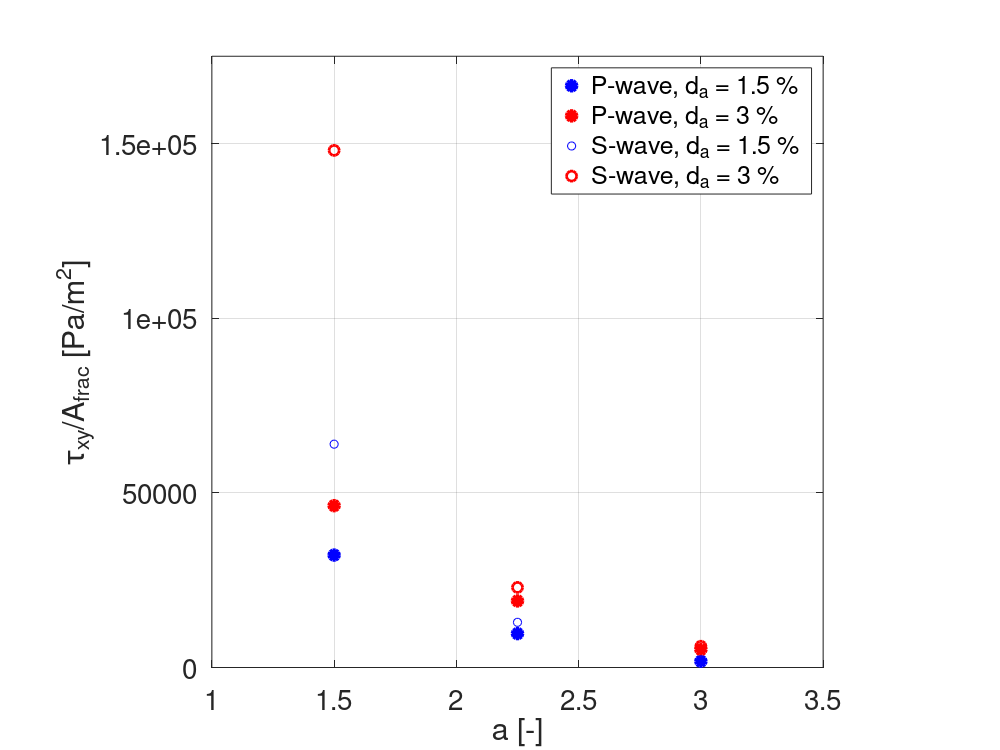

Source code (MATLAB):
clear all;

%% Fig 12 of Fracture unclogging: A numerical study of seismically induced viscous shear stresses in fluid-saturated fractured rocks
% based on the results of Fig. 11

%% normal plot
da=[1.5 3];
a=[1.5 2.25 3];

A_rev=0.4^2;
A_frac_d15=A_rev*da(1)/100;
A_frac_d3=A_rev*da(2)/100;

tau_d15=[77.25 23.29 4.29]./A_frac_d15;
tau_d3=[222.392 91.51 24.81]./A_frac_d3;

tau_d15_s=[153.46 31.05 5.35]./A_frac_d15;
tau_d3_s=[710.64 110.065 29.21]./A_frac_d3;


figure(1)
set(1,'Units','inches','Position',[10 10 10 7.5],'PaperPositionMode','auto');
plot(a, tau_d15, 'ob','MarkerSize',7.5,'LineWidth',2.5,'MarkerFaceColor','b');hold on
plot(a, tau_d3, 'or','MarkerSize',7.5,'LineWidth',2.5,'MarkerFaceColor','r');hold on
plot(a, tau_d15_s, 'ob',a, tau_d3_s, 'or','MarkerSize',7.5,'LineWidth',2);
xlim([1 3.5]);ylim([0 17.5e4]);axis square
xlabel('a [-]');ylabel('\tau_{xy}/A_{frac} [Pa/m^2]')
legend('P-wave, d_a = 1.5 %','P-wave, d_a = 3 %',...
    'S-wave, d_a = 1.5 %','S-wave, d_a = 3 %');set(gca, 'fontsize', 20);grid on
% print -dpng tau_area_log_P_and_S

%% relative differences 
rel_diff=(tau_d3- tau_d15)./tau_d15
rel_diff_s=(tau_d3_s- tau_d15_s)./tau_d15_s